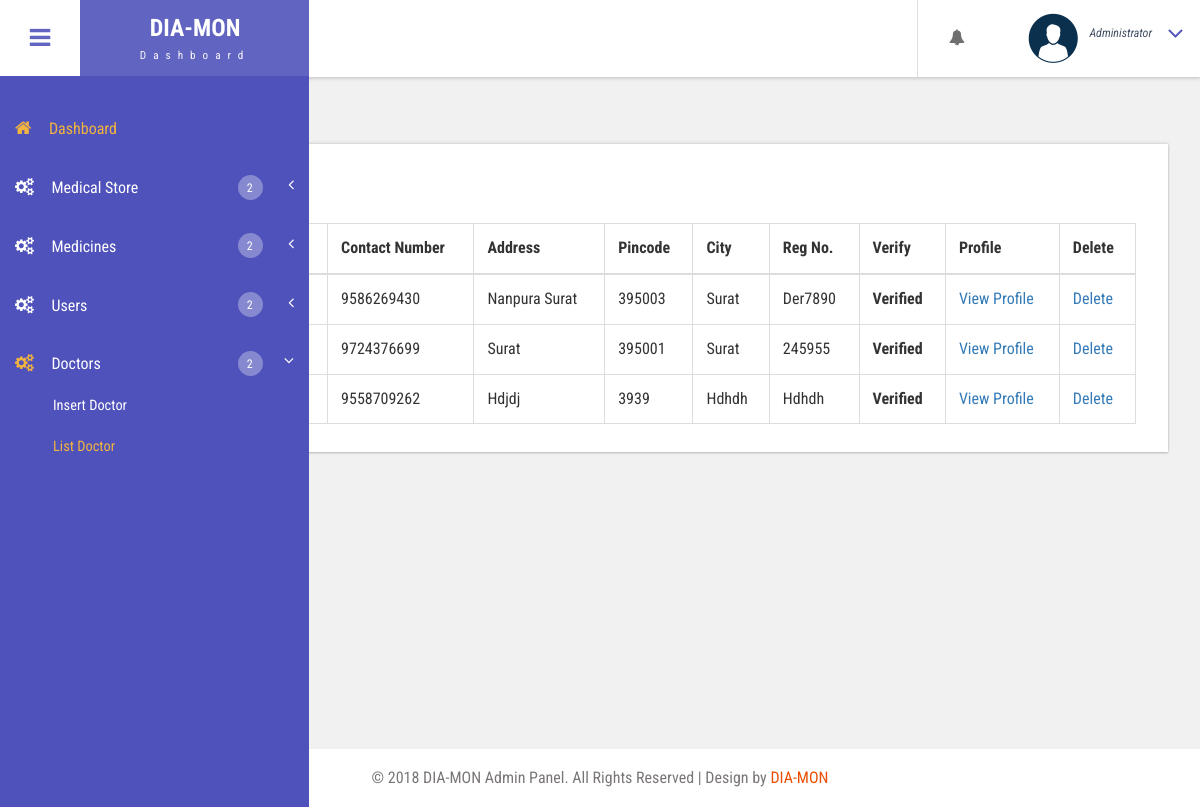
Page /doctor_list.php (signed in) on the committed database.
### tables this page shows
CREATE TABLE IF NOT EXISTS `doctor_info` (
  `d_i_id` int(100) NOT NULL AUTO_INCREMENT,
  `d_id` int(30) NOT NULL,
  `d_firstname` varchar(100) NOT NULL,
  `d_lastname` varchar(100) NOT NULL,
  `d_contact_info` varchar(50) NOT NULL,
  `d_gender` varchar(30) NOT NULL,
  `d_pic` varchar(60) DEFAULT NULL,
  `d_address` text NOT NULL,
  `d_city` varchar(100) NOT NULL,
  `d_pincode` int(20) NOT NULL,
  `d_reg` varchar(100) NOT NULL,
  `d_degree` varchar(100) NOT NULL,
  `d_createddate` date NOT NULL,
  `d_modifydate` date NOT NULL,
  PRIMARY KEY (`d_i_id`),
  UNIQUE KEY `d_contact_info` (`d_contact_info`),
  UNIQUE KEY `d_reg` (`d_reg`)
);

### DB_Conn/function.php (called while the page is built, shortened)
<?php
include 'conn.php';
function doctor_list()
{
    global $conn;
    $sql = $conn->query(<<<SQL
SELECT doctor_login.d_status,doctor_info.d_i_id,doctor_info.d_firstname,doctor_info.d_lastname,doctor_info.d_contact_info,doctor_info.d_address,doctor_info.d_city,doctor_info.d_pincode, doctor_info.d_reg FROM `dia-mon_db`.doctor_info INNER JOIN doctor_login ON doctor_info.d_id=doctor_login.d_id
SQL
    );
    return $sql;
}

### doctor_list.php (the view, shortened to what this page needs)
<!DOCTYPE HTML>
<html lang="eng">
<head>
    <?php
    include_once 'header.php';
    include_once 'sidebar.php';
    include_once 'DB_Conn/function.php';
    ?>
    <link href="css/bootstrap.css" rel='stylesheet' type='text/css'/>
    <link href="css/style.css" rel='stylesheet' type='text/css'/>
    <link href="css/font-awesome.css" rel="stylesheet">
    <link href="css/animate.css" rel="stylesheet" type="text/css" media="all">
    <link href="css/custom.css" rel="stylesheet">
</head>
<body class="cbp-spmenu-push">
<div class="main-content">
    <div id="page-wrapper" style="min-height: 307px;">
        <div class="main-page">
            <div class="tables">
                <div class="bs-example widget-shadow" data-example-id="bordered-table">
                    <h4>List Of Doctors:</h4>
                    <table class="table table-bordered">
                        <thead>
                        <tr>
                            <th>#</th>
                            <th>First Name</th>
                            <th>Last Name</th>
                            <th>Contact Number</th>
                            <th>Address</th>
                            <th>Pincode</th>
                            <th>City</th>
                            <th>Reg No.</th>
                            <th>Verify</th>
                            <th>Profile</th>
                            <th>Delete</th>
                        </tr>
                        </thead>
                        <tbody>
                        <?php
                        $result = doctor_list();
                        $i = 1;
                        if ($result->num_rows > 0) {
                            while ($row = $result->fetch_assoc()) {
                                if ($row['d_status'] == 0) {
                                    echo "<tr> <th scope='row'>$i</th><td>" . $row["d_firstname"] . "</td> <td>" . $row["d_lastname"] . "</td> <td>" . $row["d_contact_info"] . "</td><td>" . $row["d_address"] . "</td><td>" . $row["d_pincode"] . "</td><td>" . $row["d_city"] . "</td><td>" . $row["d_reg"] . "</td><td><a href='verify_doctor.php?id=" . $row['d_i_id'] . "'>Verify</a></td><td><a href='profile_doctor.php?pid=" . $row["d_i_id"] . "'>View Profile</td><td><a href='delete_doctor.php?id=" . $row['d_i_id'] . "'>Delete</a></td> </tr>";
                                } else {
                                    echo "<tr> <th scope='row'>$i</th><td>" . $row["d_firstname"] . "</td> <td>" . $row["d_lastname"] . "</td> <td>" . $row["d_contact_info"] . "</td><td>" . $row["d_address"] . "</td><td>" . $row["d_pincode"] . "</td><td>" . $row["d_city"] . "</td><td>" . $row["d_reg"] . "</td><td><b>Verified</b></td><td><a href='profile_doctor.php?pid=" . $row["d_i_id"] . "'>View Profile</td><td><a href='delete_doctor.php?id=" . $row['d_i_id'] . "'>Delete</a></td> </tr>";
                                }
                                $i++;
                            }
                        } else {
                            echo "No Record Found";
                        }
                        ?>
                        </tbody>
                    </table>
                </div>
            </div>
        </div>
    </div>
</div>
<?php include_once 'footer.php' ?>
</body>
</html>

### css/style.css (style rules this page uses)
h4, h5, h6, h1, h2, h3 { margin: 0; }
html, body { font-family: 'Roboto Condensed', sans-serif; font-size: 100%; overflow-x: hidden; background: #fff; }
body a { transition: 0.5s all ease; -webkit-transition: 0.5s all ease; -moz-transition: 0.5s all ease; -o-transition: 0.5s all ease; -ms-transition: 0.5s all ease; text-decoration:none; }
h1,h2,h3,h4,h5,h6 { margin:0; }
.main-content { position: relative; }
.cbp-spmenu-push { overflow-x: hidden; position: relative; }
.cbp-spmenu, .cbp-spmenu-push { -webkit-transition: all 0.3s ease; -moz-transition: all 0.3s ease; transition: all 0.3s ease; }
.cbp-spmenu-push div#page-wrapper { margin: 0 0 0 0.3em; transition:.5s all; -webkit-transition:.5s all; -moz-transition:.5s all; }
.widget-shadow { background-color: #fff; box-shadow: 0 -1px 3px rgba(0,0,0,.12),0 1px 2px rgba(0,0,0,.24); -webkit-box-shadow: 0 -1px 3px rgba(0,0,0,.12),0 1px 2px rgba(0,0,0,.24); -moz-box-shadow: 0 -1px 3px rgba(0,0,0,.12),0 1px 2px rgba(0,0,0,.24); }
.table > thead > tr > th, .table > tbody > tr > th, .table > tfoot > tr > th, .table > thead > tr > td, .table > tbody > tr > td, .table > tfoot > tr > td { border-top: none; }
.tables h4 { font-size: 1.4em; margin-bottom: 1em; color: #777777; }
.tables .panel-body ,.tables .bs-example { padding: 2em 2em 0.5em; }
.tables .table > thead > tr > th, .tables .table > tbody > tr > th, .tables .table > tfoot > tr > th, .tables .table > thead > tr > td, .tables .table > tbody > tr > td, .tables .table > tfoot > tr > td { padding: 13px; border-top: 1px solid #E0E0E0; }
.bs-example { margin-top: 2em; }

### css/custom.css (style rules this page uses)
#page-wrapper { padding:7em 2em 2.5em; background-color: #F1F1F1; }

### rows in the picture
doctor_info: d_contact_info "9586269430", d_address "Nanpura Surat", d_pincode "395003", d_city "Surat", d_reg "Der7890"
doctor_info: d_contact_info "9724376699", d_address "Surat", d_pincode "395001", d_city "Surat", d_reg "245955"
doctor_info: d_contact_info "9558709262", d_address "Hdjdj", d_pincode "3939", d_city "Hdhdh", d_reg "Hdhdh"
